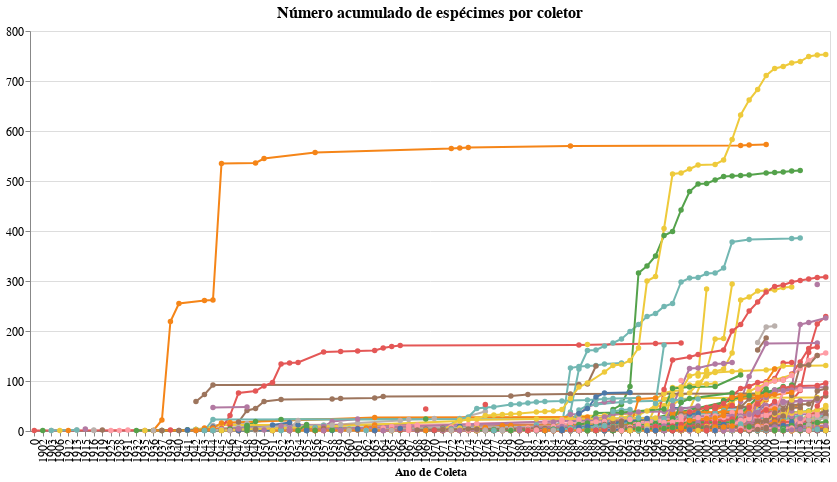

Notebook code for this chart:
### Code cell
g1 = alt.Chart(counts, title='Número acumulado de espécimes por coletor', width=800,
              height=400).mark_line(point=True).encode(
    x= alt.X('ano_coleta', type="ordinal", title='Ano de Coleta'),
    y= alt.Y('cumulative_sum', title='', 
             sort=alt.EncodingSortField('counts', op="count", order='descending')),
    color= alt.Color('collector_full_name:N', title='', legend=None),
    tooltip= alt.Tooltip(['collector_full_name','ano_coleta','cumulative_sum'])
)

g1 = g1.configure_title(fontSize=16).configure_axis(
    labelFontSize=12,
    titleFontSize=12
).configure_legend(
    labelFontSize=12,
    titleFontSize=12
)

g1.save('./graphs/cumCounts/collector/cumCount-per-year.html')

g1

### Figure 1 — Vega-Lite specification as saved in the notebook (floating-point values rounded to 4 significant figures; data arrays with more than 128 entries replaced by an {"elided": "..."} marker saying what was removed)
{"config": {"view": {"continuousWidth": 400, "continuousHeight": 300}, "axis": {"labelFontSize": 12, "titleFontSize": 12}, "legend": {"labelFontSize": 12, "titleFontSize": 12}, "title": {"fontSize": 16}}, "data": {"name": "data-030fabefb43cd5b821a48940d5b5f0c4"}, "mark": {"type": "line", "point": true}, "encoding": {"color": {"type": "nominal", "field": "collector_full_name", "legend": null, "title": ""}, "tooltip": [{"type": "nominal", "field": "collector_full_name"}, {"type": "quantitative", "field": "ano_coleta"}, {"type": "quantitative", "field": "cumulative_sum"}], "x": {"type": "ordinal", "field": "ano_coleta", "title": "Ano de Coleta"}, "y": {"type": "quantitative", "field": "cumulative_sum", "sort": {"field": "counts", "op": "count", "order": "descending"}, "title": ""}}, "height": 400, "title": "Número acumulado de espécimes por coletor", "width": 800, "$schema": "https://vega.github.io/schema/vega-lite/v4.8.1.json", "datasets": {"data-030fabefb43cd5b821a48940d5b5f0c4": {"elided": "3687 records"}}}
